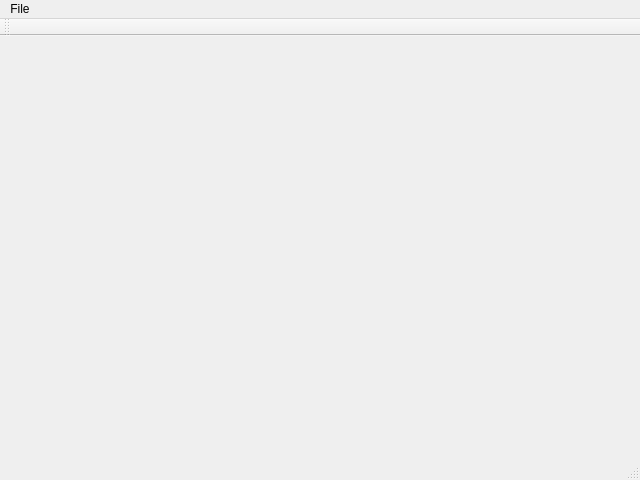
<?xml version="1.0" encoding="UTF-8"?>
<ui version="4.0">
 <class>MainWindow</class>
 <widget class="QMainWindow" name="MainWindow">
  <property name="geometry">
   <rect>
    <x>0</x>
    <y>0</y>
    <width>640</width>
    <height>480</height>
   </rect>
  </property>
  <property name="windowTitle">
   <string>PyMangaDownloader</string>
  </property>
  <widget class="QTableView" name="mangaTableView">
   <property name="enabled">
    <bool>true</bool>
   </property>
   <property name="editTriggers">
    <set>QAbstractItemView::NoEditTriggers</set>
   </property>
   <property name="selectionMode">
    <enum>QAbstractItemView::SingleSelection</enum>
   </property>
   <property name="selectionBehavior">
    <enum>QAbstractItemView::SelectRows</enum>
   </property>
   <attribute name="horizontalHeaderDefaultSectionSize">
    <number>200</number>
   </attribute>
   <attribute name="horizontalHeaderStretchLastSection">
    <bool>true</bool>
   </attribute>
  </widget>
  <widget class="QMenuBar" name="menubar">
   <property name="geometry">
    <rect>
     <x>0</x>
     <y>0</y>
     <width>640</width>
     <height>20</height>
    </rect>
   </property>
   <widget class="QMenu" name="menuFile">
    <property name="title">
     <string>File</string>
    </property>
    <addaction name="actionNew_Manga"/>
   </widget>
   <addaction name="menuFile"/>
  </widget>
  <widget class="QStatusBar" name="statusbar"/>
  <widget class="QToolBar" name="toolBar">
   <property name="windowTitle">
    <string>toolBar</string>
   </property>
   <attribute name="toolBarArea">
    <enum>TopToolBarArea</enum>
   </attribute>
   <attribute name="toolBarBreak">
    <bool>false</bool>
   </attribute>
  </widget>
  <action name="actionNew_Manga">
   <property name="text">
    <string>New Manga</string>
   </property>
  </action>
 </widget>
 <resources/>
 <connections/>
</ui>
